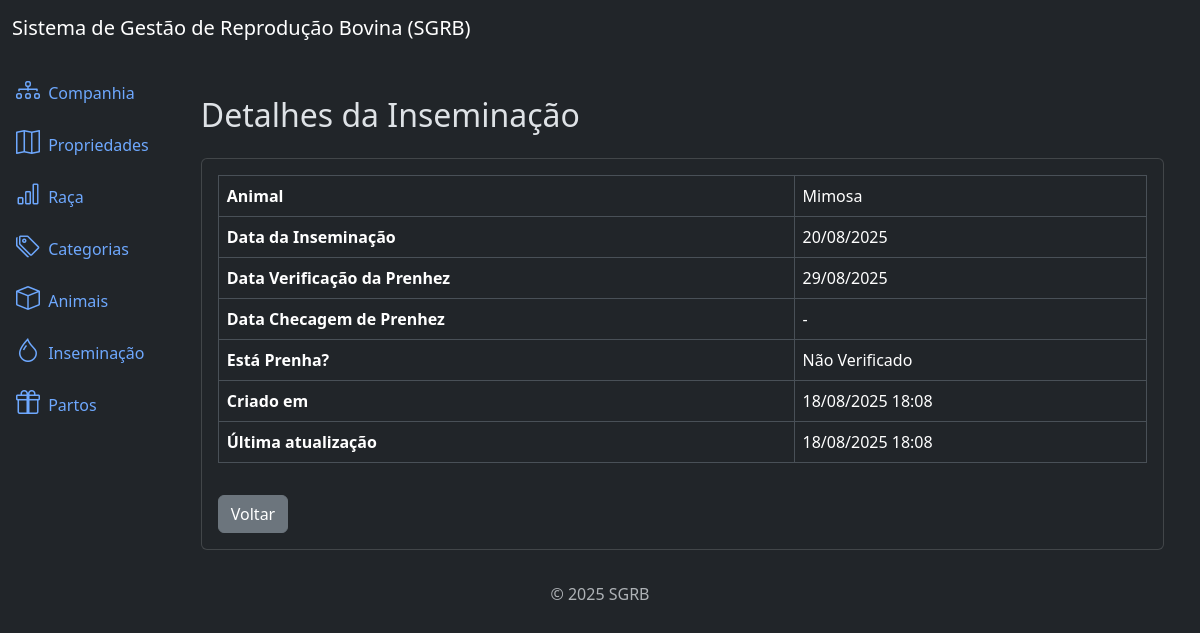
The app's page /inseminations/3/detail/, older data.
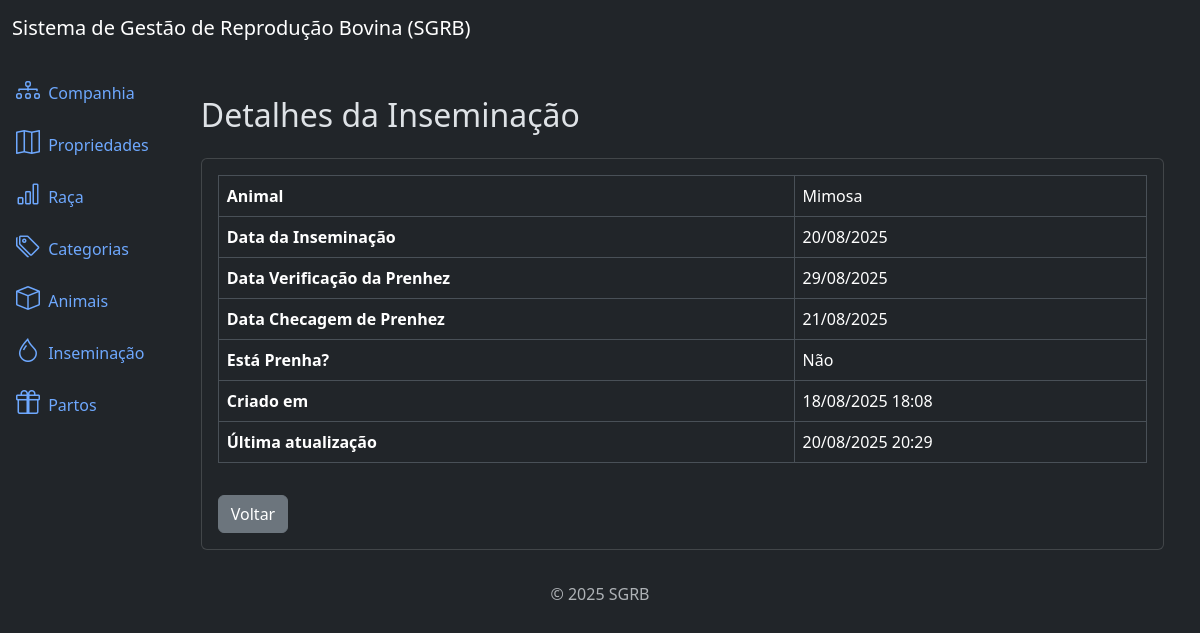
The same page, newer data.
### inseminations/models.py (models this page shows, shortened)
class Insemination(models.Model):
    animal = models.ForeignKey(Animal, on_delete=models.PROTECT, related_name='inseminations')  # noqa
    date_of_insemination = models.DateField()
    expected_pregnancy = models.DateField(null=True, blank=True)
    pregnancy_check = models.DateField(null=True, blank=True)
    is_pregnant = models.CharField(
        max_length=1,
        choices=PRENHEZ_CHOICES,
        null=True,
        blank=True
    )
    created_at = models.DateTimeField(auto_now_add=True)
    updated_at = models.DateTimeField(auto_now=True)
    class Meta:
        ordering = ['-created_at']

### animals/models.py (models this page shows, shortened)
class Animal(models.Model):
    name = models.CharField(max_length=100)
    birth = models.DateField(null=True, blank=True)
    farm = models.ForeignKey(Farm, on_delete=models.PROTECT, related_name='animais')  # noqa
    breed = models.ForeignKey(Breed, on_delete=models.PROTECT, related_name='animais')  # noqa
    category = models.ForeignKey(Category, on_delete=models.PROTECT, related_name='animais') # noqa
    created_at = models.DateTimeField(auto_now_add=True)
    updated_at = models.DateTimeField(auto_now=True)
    class Meta:
        ordering = ['name']

### inseminations/views.py (the view)
# urls.py: path('inseminations/<int:pk>/detail/', views.InseminationDetailView.as_view(), name='insemination_detail'), # noqa
class InseminationDetailView(DetailView):
    model = models.Insemination
    template_name = 'insemination_detail.html'

### inseminations/templates/insemination_detail.html
{% extends 'base.html' %}
{% block content %}
<div class="container mt-4">
    <h2 class="mb-4">Detalhes da Inseminação</h2>
    <div class="card">
        <div class="card-body">
            <table class="table table-bordered">
                <tr>
                    <th>Animal</th>
                    <td>{{ insemination.animal.name }}</td>
                </tr>
                <tr>
                    <th>Data da Inseminação</th>
                    <td>{{ insemination.date_of_insemination|date:"d/m/Y" }}</td>
                </tr>
                <tr>
                    <th>Data Verificação da Prenhez</th>
                    <td>
                        {% if insemination.expected_pregnancy %}
                            {{ insemination.expected_pregnancy|date:"d/m/Y" }}
                        {% else %}
                            -
                        {% endif %}
                    </td>
                </tr>
                <tr>
                    <th>Data Checagem de Prenhez</th>
                    <td>
                        {% if insemination.pregnancy_check %}
                            {{ insemination.pregnancy_check|date:"d/m/Y" }}
                        {% else %}
                            -
                        {% endif %}
                    </td>
                </tr>
                <tr>
                    <th>Está Prenha?</th>
                    <td>
                        {% if insemination.is_pregnant %}
                            {{ insemination.get_is_pregnant_display }}
                        {% else %}
                            Não Verificado
                        {% endif %}
                    </td>
                </tr>
                <tr>
                    <th>Criado em</th>
                    <td>{{ insemination.created_at|date:"d/m/Y H:i" }}</td>
                </tr>
                <tr>
                    <th>Última atualização</th>
                    <td>{{ insemination.updated_at|date:"d/m/Y H:i" }}</td>
                </tr>
            </table>
            <a href="{% url 'insemination_list' %}" class="btn btn-secondary mt-3">Voltar</a>
        </div>
    </div>
</div>
{% endblock %}

Row changes from the older to the newer data that the page shows:
changed Insemination "Mimosa": pregnancy_check (not shown) → "21/08/2025"; is_pregnant (not shown) → "Não"; updated_at "18/08/2025 18:08" → "20/08/2025 20:29"
Text that changed along with them:
text no longer shown: "- Não Verificado"
